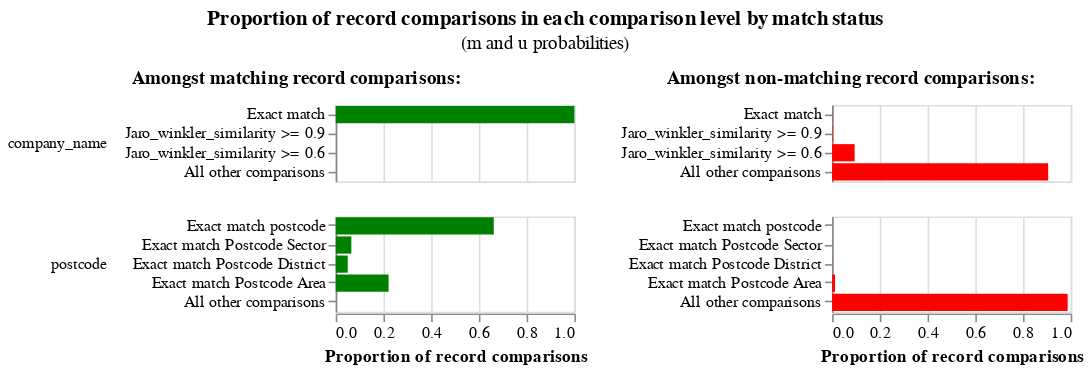

Source (notebook cell):
### Code cell
linker.m_u_parameters_chart()

### Figure 1 — Vega-Lite specification as saved in the notebook (floating-point values rounded to 4 significant figures)
{"$schema": "https://vega.github.io/schema/vega-lite/v5.9.3.json", "config": {"header": {"title": null}, "title": {"anchor": "middle", "offset": 10}, "view": {"continuousHeight": 300, "continuousWidth": 300, "discreteHeight": 300, "discreteWidth": 400}}, "data": {"name": "data-26e581481633eb3ba26503d0ee6f9b19"}, "datasets": {"data-26e581481633eb3ba26503d0ee6f9b19": [{"bayes_factor": 1078.0, "bayes_factor_description": "If comparison level is `exact match` then comparison is 1,077.89 times more likely to be a match", "comparison_name": "company_name", "comparison_sort_order": 0, "comparison_vector_value": 3, "has_tf_adjustments": true, "is_null_level": false, "label_for_charts": "Exact match", "log2_bayes_factor": 10.07, "m_probability": 1.0, "m_probability_description": "Amongst matching record comparisons, 100.00% of records are in the exact match comparison level", "max_comparison_vector_value": 3, "probability_two_random_records_match": 2.282e-07, "sql_condition": "\"company_name_l\" = \"company_name_r\"", "tf_adjustment_column": "company_name", "tf_adjustment_weight": 1, "u_probability": 0.0009277, "u_probability_description": "Amongst non-matching record comparisons, 0.09% of records are in the exact match comparison level"}, {"bayes_factor": 5.004e-07, "bayes_factor_description": "If comparison level is `jaro_winkler_similarity >= 0.9` then comparison is  1,998,535.97 times less likely to be a match", "comparison_name": "company_name", "comparison_sort_order": 0, "comparison_vector_value": 2, "has_tf_adjustments": false, "is_null_level": false, "label_for_charts": "Jaro_winkler_similarity >= 0.9", "log2_bayes_factor": -20.93, "m_probability": 1.042e-09, "m_probability_description": "Amongst matching record comparisons, 0.00% of records are in the jaro_winkler_similarity >= 0.9 comparison level", "max_comparison_vector_value": 3, "probability_two_random_records_match": 2.282e-07, "sql_condition": "jaro_winkler_similarity(\"company_name_l\", \"company_name_r\") >= 0.9", "tf_adjustment_column": null, "tf_adjustment_weight": 1, "u_probability": 0.002083, "u_probability_description": "Amongst non-matching record comparisons, 0.21% of records are in the jaro_winkler_similarity >= 0.9 comparison level"}, {"bayes_factor": 2.399e-05, "bayes_factor_description": "If comparison level is `jaro_winkler_similarity >= 0.6` then comparison is  41,690.92 times less likely to be a match", "comparison_name": "company_name", "comparison_sort_order": 0, "comparison_vector_value": 1, "has_tf_adjustments": false, "is_null_level": false, "label_for_charts": "Jaro_winkler_similarity >= 0.6", "log2_bayes_factor": -15.35, "m_probability": 2.264e-06, "m_probability_description": "Amongst matching record comparisons, 0.00% of records are in the jaro_winkler_similarity >= 0.6 comparison level", "max_comparison_vector_value": 3, "probability_two_random_records_match": 2.282e-07, "sql_condition": "jaro_winkler_similarity(\"company_name_l\", \"company_name_r\") >= 0.6", "tf_adjustment_column": null, "tf_adjustment_weight": 1, "u_probability": 0.09441, "u_probability_description": "Amongst non-matching record comparisons, 9.44% of records are in the jaro_winkler_similarity >= 0.6 comparison level"}, {"bayes_factor": 4.297e-06, "bayes_factor_description": "If comparison level is `all other comparisons` then comparison is  232,724.37 times less likely to be a match", "comparison_name": "company_name", "comparison_sort_order": 0, "comparison_vector_value": 0, "has_tf_adjustments": false, "is_null_level": false, "label_for_charts": "All other comparisons", "log2_bayes_factor": -17.83, "m_probability": 3.891e-06, "m_probability_description": "Amongst matching record comparisons, 0.00% of records are in the all other comparisons comparison level", "max_comparison_vector_value": 3, "probability_two_random_records_match": 2.282e-07, "sql_condition": "ELSE", "tf_adjustment_column": null, "tf_adjustment_weight": 1, "u_probability": 0.9056, "u_probability_description": "Amongst non-matching record comparisons, 90.56% of records are in the all other comparisons comparison level"}, {"bayes_factor": 6968.0, "bayes_factor_description": "If comparison level is `exact match postcode` then comparison is 6,967.80 times more likely to be a match", "comparison_name": "postcode", "comparison_sort_order": 1, "comparison_vector_value": 4, "has_tf_adjustments": false, "is_null_level": false, "label_for_charts": "Exact match postcode", "log2_bayes_factor": 12.77, "m_probability": 0.6624, "m_probability_description": "Amongst matching record comparisons, 66.24% of records are in the exact match postcode comparison level", "max_comparison_vector_value": 4, "probability_two_random_records_match": 2.282e-07, "sql_condition": "lower(\"postcode_l\") = lower(\"postcode_r\")", "tf_adjustment_column": null, "tf_adjustment_weight": 1, "u_probability": 9.506e-05, "u_probability_description": "Amongst non-matching record comparisons, 0.01% of records are in the exact match postcode comparison level"}, {"bayes_factor": 459.7, "bayes_factor_description": "If comparison level is `exact match postcode sector` then comparison is 459.72 times more likely to be a match", "comparison_name": "postcode", "comparison_sort_order": 1, "comparison_vector_value": 3, "has_tf_adjustments": false, "is_null_level": false, "label_for_charts": "Exact match Postcode Sector", "log2_bayes_factor": 8.845, "m_probability": 0.06555, "m_probability_description": "Amongst matching record comparisons, 6.56% of records are in the exact match postcode sector comparison level", "max_comparison_vector_value": 4, "probability_two_random_records_match": 2.282e-07, "sql_condition": "\n        regexp_extract(lower(\"postcode_l\"), '^[A-Za-z]{1,2}[0-9][A-Za-z0-9]? [0-9]')\n     = \n        regexp_extract(lower(\"postcode_r\"), '^[A-Za-z]{1,2}[0-9][A-Za-z0-9]? [0-9]')\n    ", "tf_adjustment_column": null, "tf_adjustment_weight": 1, "u_probability": 0.0001426, "u_probability_description": "Amongst non-matching record comparisons, 0.01% of records are in the exact match postcode sector comparison level"}, {"bayes_factor": 108.8, "bayes_factor_description": "If comparison level is `exact match postcode district` then comparison is 108.80 times more likely to be a match", "comparison_name": "postcode", "comparison_sort_order": 1, "comparison_vector_value": 2, "has_tf_adjustments": false, "is_null_level": false, "label_for_charts": "Exact match Postcode District", "log2_bayes_factor": 6.766, "m_probability": 0.05042, "m_probability_description": "Amongst matching record comparisons, 5.04% of records are in the exact match postcode district comparison level", "max_comparison_vector_value": 4, "probability_two_random_records_match": 2.282e-07, "sql_condition": "\n        regexp_extract(lower(\"postcode_l\"), '^[A-Za-z]{1,2}[0-9][A-Za-z0-9]?')\n     = \n        regexp_extract(lower(\"postcode_r\"), '^[A-Za-z]{1,2}[0-9][A-Za-z0-9]?')\n    ", "tf_adjustment_column": null, "tf_adjustment_weight": 1, "u_probability": 0.0004634, "u_probability_description": "Amongst non-matching record comparisons, 0.05% of records are in the exact match postcode district comparison level"}, {"bayes_factor": 17.99, "bayes_factor_description": "If comparison level is `exact match postcode area` then comparison is 17.99 times more likely to be a match", "comparison_name": "postcode", "comparison_sort_order": 1, "comparison_vector_value": 1, "has_tf_adjustments": false, "is_null_level": false, "label_for_charts": "Exact match Postcode Area", "log2_bayes_factor": 4.169, "m_probability": 0.2217, "m_probability_description": "Amongst matching record comparisons, 22.17% of records are in the exact match postcode area comparison level", "max_comparison_vector_value": 4, "probability_two_random_records_match": 2.282e-07, "sql_condition": "\n        regexp_extract(lower(\"postcode_l\"), '^[A-Za-z]{1,2}')\n     = \n        regexp_extract(lower(\"postcode_r\"), '^[A-Za-z]{1,2}')\n    ", "tf_adjustment_column": null, "tf_adjustment_weight": 1, "u_probability": 0.01232, "u_probability_description": "Amongst non-matching record comparisons, 1.23% of records are in the exact match postcode area comparison level"}, {"bayes_factor": 5.119e-07, "bayes_factor_description": "If comparison level is `all other comparisons` then comparison is  1,953,398.45 times less likely to be a match", "comparison_name": "postcode", "comparison_sort_order": 1, "comparison_vector_value": 0, "has_tf_adjustments": false, "is_null_level": false, "label_for_charts": "All other comparisons", "log2_bayes_factor": -20.9, "m_probability": 5.053e-07, "m_probability_description": "Amongst matching record comparisons, 0.00% of records are in the all other comparisons comparison level", "max_comparison_vector_value": 4, "probability_two_random_records_match": 2.282e-07, "sql_condition": "ELSE", "tf_adjustment_column": null, "tf_adjustment_weight": 1, "u_probability": 0.987, "u_probability_description": "Amongst non-matching record comparisons, 98.70% of records are in the all other comparisons comparison level"}]}, "hconcat": [{"encoding": {"color": {"value": "green"}, "row": {"field": "comparison_name", "header": {"labelAlign": "left", "labelAnchor": "middle", "labelAngle": 0}, "sort": {"field": "comparison_sort_order"}, "type": "nominal"}, "tooltip": [{"field": "m_probability_description", "title": "m probability description", "type": "nominal"}, {"field": "comparison_name", "title": "Comparison column name", "type": "nominal"}, {"field": "label_for_charts", "title": "Label", "type": "ordinal"}, {"field": "sql_condition", "title": "SQL condition", "type": "nominal"}, {"field": "m_probability", "format": ".4p", "title": "m probability", "type": "quantitative"}, {"field": "u_probability", "format": ".4p", "title": "u probability", "type": "quantitative"}, {"field": "bayes_factor", "format": ",.4f", "title": "Bayes factor = m/u", "type": "quantitative"}, {"field": "log2_bayes_factor", "format": ",.4f", "title": "Match weight = log2(m/u)", "type": "quantitative"}], "x": {"axis": {"title": "Proportion of record comparisons"}, "field": "m_probability", "type": "quantitative"}, "y": {"axis": {"title": null}, "field": "label_for_charts", "sort": {"field": "comparison_vector_value", "order": "descending"}, "type": "nominal"}}, "height": {"step": 12}, "mark": "bar", "resolve": {"scale": {"y": "independent"}}, "title": {"fontSize": 12, "fontWeight": "bold", "text": "Amongst matching record comparisons:"}, "transform": [{"filter": "(datum.bayes_factor != 'no-op filter due to vega lite issue 4680')"}], "width": 150}, {"encoding": {"color": {"value": "red"}, "row": {"field": "comparison_name", "header": {"labels": false}, "sort": {"field": "comparison_sort_order"}, "type": "nominal"}, "tooltip": [{"field": "u_probability_description", "title": "u probability description", "type": "nominal"}, {"field": "comparison_name", "title": "Comparison column name", "type": "nominal"}, {"field": "label_for_charts", "title": "Label", "type": "ordinal"}, {"field": "sql_condition", "title": "SQL condition", "type": "nominal"}, {"field": "m_probability", "format": ".4p", "title": "m probability", "type": "quantitative"}, {"field": "u_probability", "format": ".4p", "title": "u probability", "type": "quantitative"}, {"field": "bayes_factor", "format": ",.4f", "title": "Bayes factor = m/u", "type": "quantitative"}, {"field": "log2_bayes_factor", "format": ",.4f", "title": "Match weight = log2(m/u)", "type": "quantitative"}], "x": {"axis": {"title": "Proportion of record comparisons"}, "field": "u_probability", "type": "quantitative"}, "y": {"axis": {"title": null}, "field": "label_for_charts", "sort": {"field": "comparison_vector_value", "order": "descending"}, "type": "nominal"}}, "height": {"step": 12}, "mark": "bar", "resolve": {"scale": {"y": "independent"}}, "title": {"fontSize": 12, "fontWeight": "bold", "text": "Amongst non-matching record comparisons:"}, "transform": [{"filter": "(datum.bayes_factor != 'no-op filter2 due to vega lite issue 4680')"}], "width": 150}], "title": {"subtitle": "(m and u probabilities)", "text": "Proportion of record comparisons in each comparison level by match status"}}
